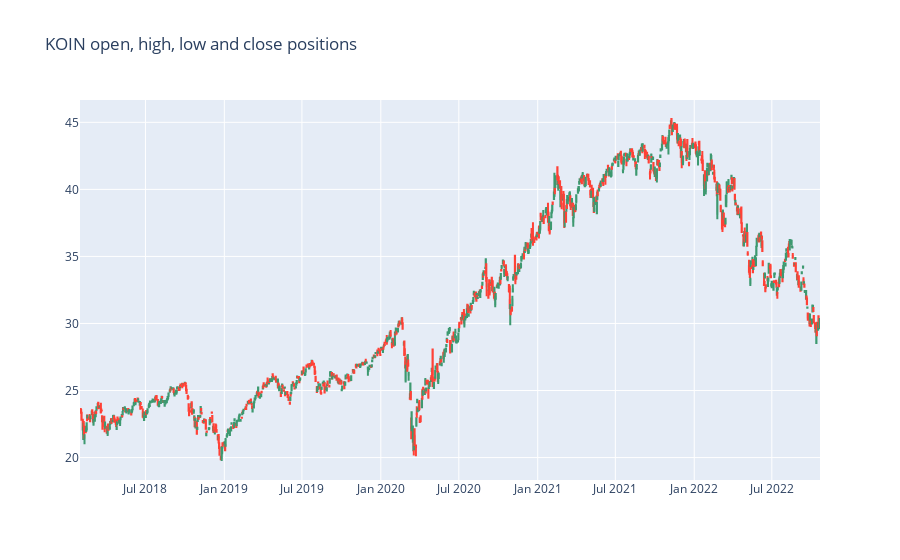

The notebook cell saved with this chart:
### Code cell
# Candlestick plot

figure2 = go.Figure(data=[go.Candlestick(x = koin_w_moving_average.date,
                                        open = koin_w_moving_average["open"],
                                        high = koin_w_moving_average["high"],
                                        low = koin_w_moving_average["low"],
                                        close = koin_w_moving_average["close"])])

figure2.update_layout(title= "KOIN open, high, low and close positions",
                    xaxis_rangeslider_visible = False)
figure2.show()

### Figure 1 — Plotly figure (JSON) as saved in the notebook; plotly's stock layout.template omitted (floating-point values rounded to 4 significant figures; data arrays with more than 128 entries replaced by an {"elided": "..."} marker saying what was removed)
{"data": [{"close": {"elided": "1192 float values"}, "high": {"elided": "1192 float values"}, "low": {"elided": "1192 float values"}, "open": {"elided": "1192 float values"}, "type": "candlestick", "x": {"elided": "1192 str values"}}], "layout": {"title": {"text": "KOIN open, high, low and close positions"}, "xaxis": {"rangeslider": {"visible": false}}}}
